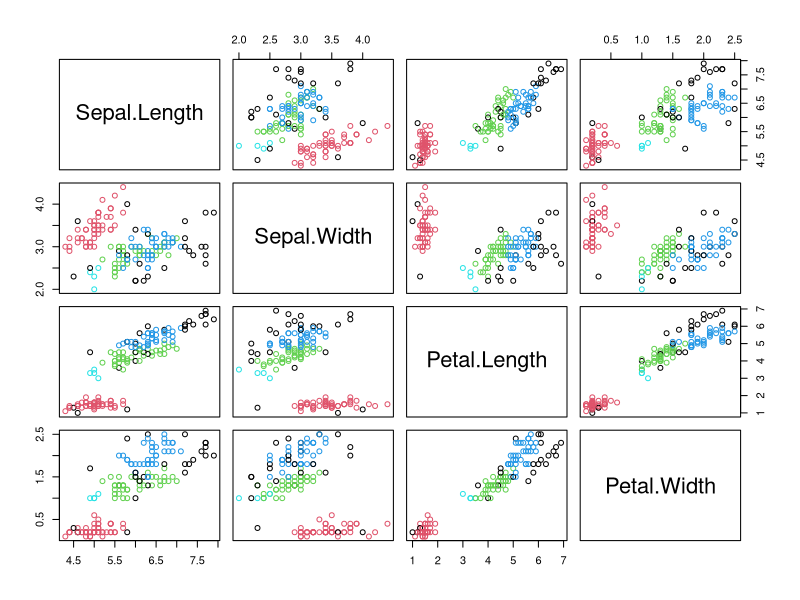
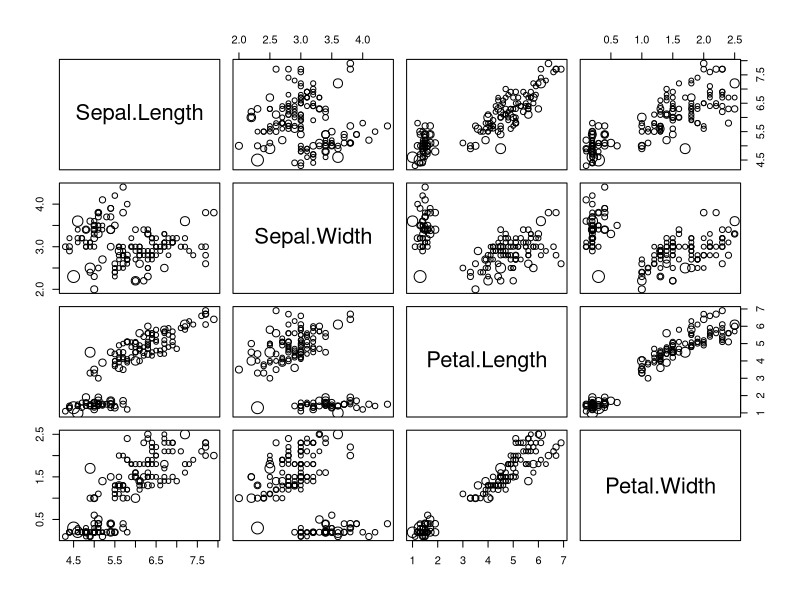
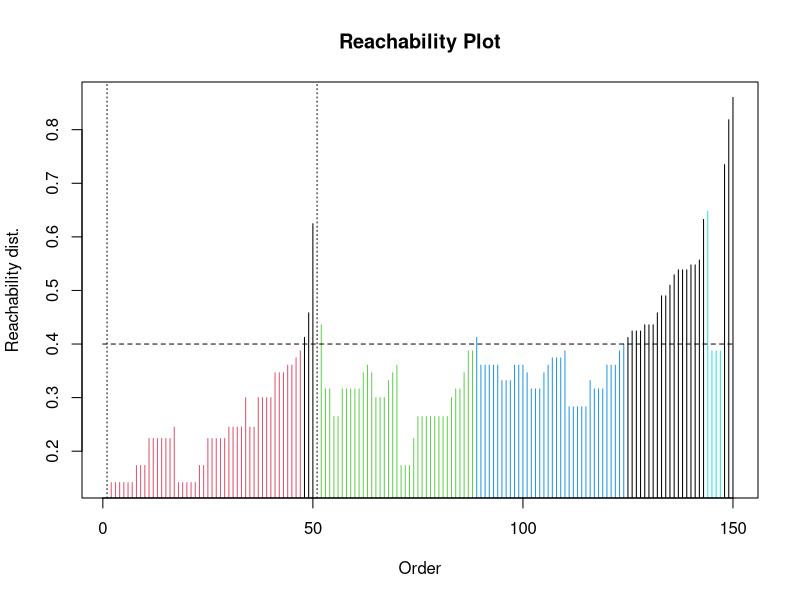
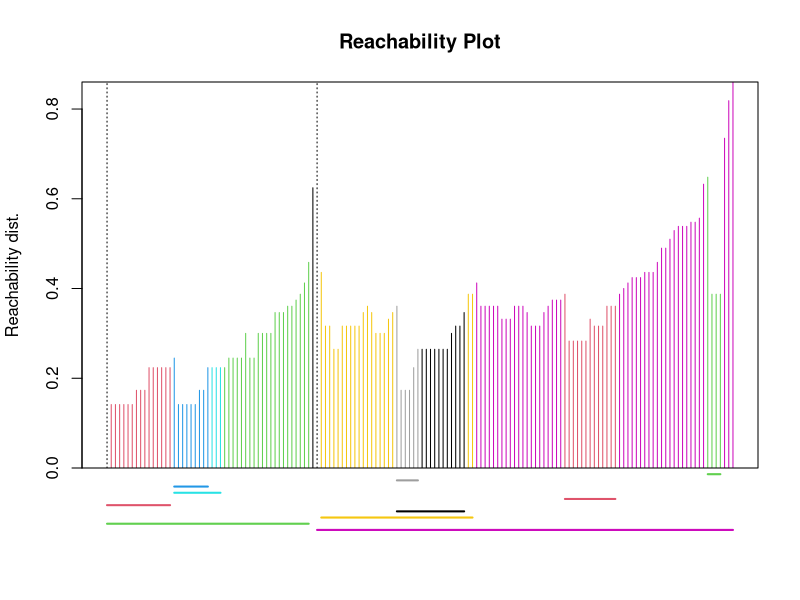
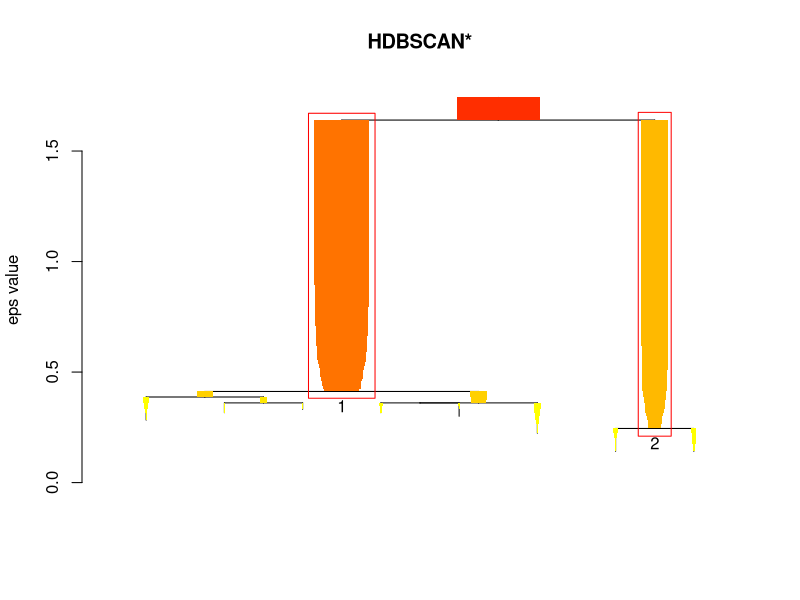
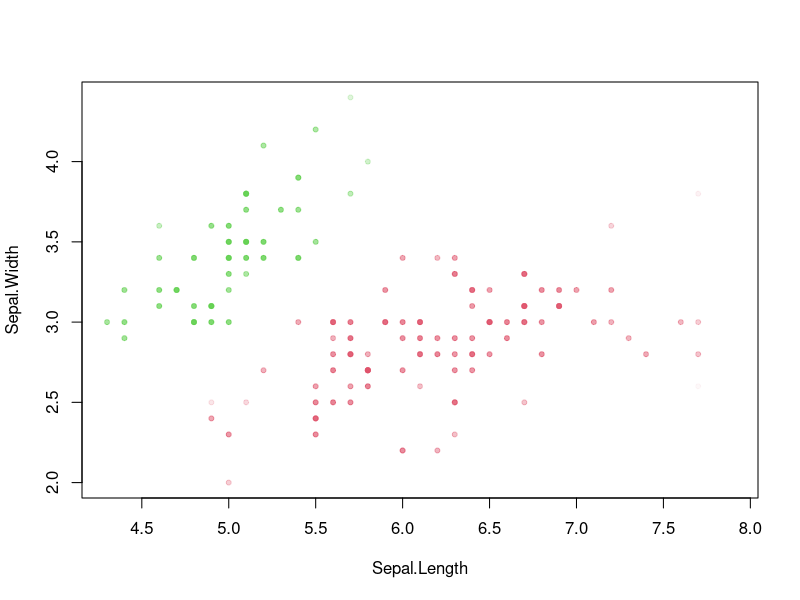

Here is the R script that generated these plots, in order:
# Ref : https://github.com/mhahsler/dbscan

install.packages("dbscan")
library("dbscan")

data("iris")
x <- as.matrix(iris[, 1:4])
x
db <- dbscan(x, eps = .4, minPts = 4)
db

pairs(x, col = db$cluster + 1L)

lof <- lof(x, k = 4)
pairs(x, cex = lof)

opt <- optics(x, eps = 1, minPts = 4)
opt

opt <- extractDBSCAN(opt, eps_cl = .4)
plot(opt)

opt <- extractXi(opt, xi = .05)
opt
plot(opt)

hdb <- hdbscan(x, minPts = 4)
hdb

plot(hdb, show_flat = T)

colors <- mapply(function(col, i) adjustcolor(col, alpha.f = hdb$membership_prob[i]), 
                 palette()[hdb$cluster+1], seq_along(hdb$cluster))
plot(x, col=colors, pch=20)
